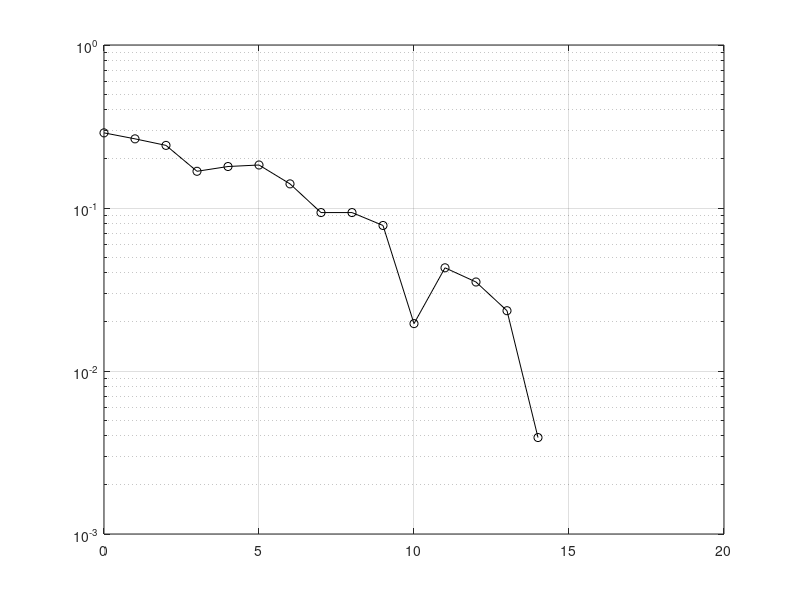

Source code (MATLAB):
clc;clear;close all;

L=64;M=16;Ncp=L*0.0625;
tx=randi([0 M-1],L,1);
md=qammod(tx,M);
ifftd=ifft(md,L);

cp=[ifftd(end-Ncp+1:end);ifftd];

S=0:1:20;
r=zeros(size(S));

for snr=S
    noisy=awgn(cp,snr,'measured');
    dm=qamdemod(fft(noisy(Ncp+1:end)),M);
    [~,r(snr+1)]=biterr(tx,dm);
end
semilogy(S,r,'-ok');grid on